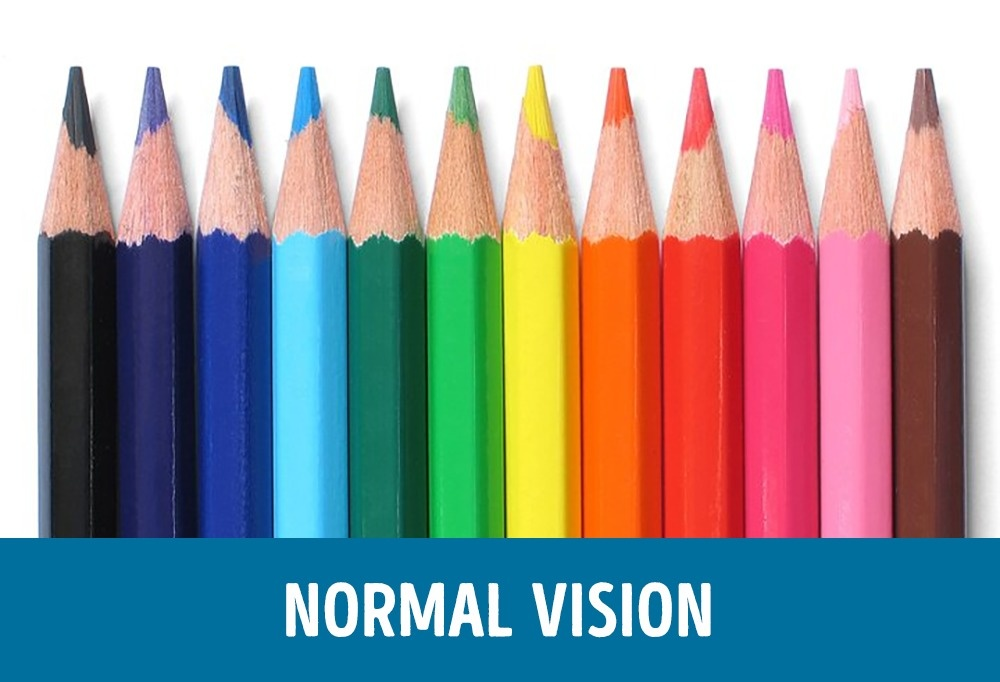
#> input picture colordection/color_pencil.jpg, 1000 x 682 px
$ python opencv1.py   (older library calls are emulated)
#> lines starting #> are read from the running program, lines starting #| are printed output that depends on the picture; after the words box and inside, x2 and y2 are one past the last pixel; in counts of white or black regions, pixels touching at a corner belong together
#python 2.7 , opencv 3.3
import cv2
import numpy as np

image = cv2.imread('color_pencil.jpg')
#> image is the input picture: shape (682, 1000, 3); mean B, G, R 151.1, 148.3, 144.9
cv2.imshow('show image',image)

img_output = image.copy()
image = cv2.cvtColor(image,cv2.COLOR_BGR2HSV)
#> image: shape (682, 1000, 3); mean H, S, V 65.4, 133.1, 194.4

lower_range = np.array([115,50,100], dtype=np.uint8)
upper_range = np.array([130,255,255], dtype=np.uint8)

img_segment = cv2.inRange(image.copy(),lower_range,upper_range)
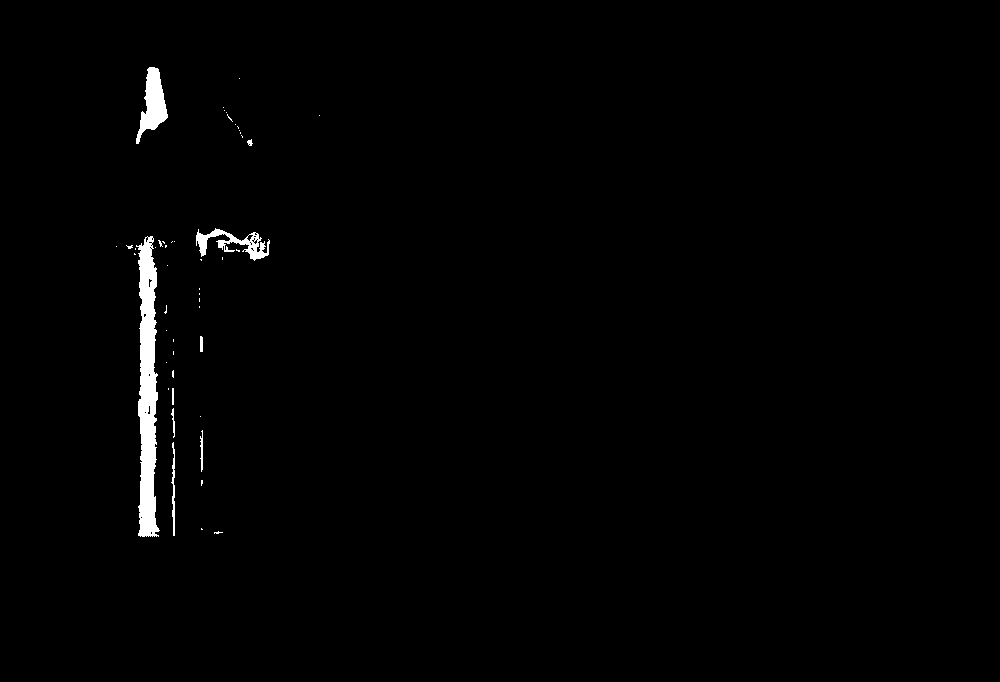
#> img_segment: shape (682, 1000); 1.1% white; 49 white regions (40 under 20 px), largest, box (x1, y1, x2, y2) and area: (136, 236, 160, 537) 4543, (136, 67, 168, 144) 1189, (196, 228, 270, 261) 879
img_segment = cv2.morphologyEx(img_segment,cv2.MORPH_CLOSE,np.ones((3,3),np.uint8))
#> img_segment: shape (682, 1000); 1.1% white; 42 white regions (32 under 20 px)
_,contours, hi = cv2.findContours(img_segment,cv2.RETR_TREE,cv2.CHAIN_APPROX_SIMPLE)
#> contours = 45 contours, 36 with area under 20; largest, box (x1, y1, x2, y2) and area: (135, 236, 160, 537) 4335, (136, 67, 168, 144) 1105, (196, 228, 270, 261) 1020, (226, 242, 249, 252) 144, (171, 442, 175, 536) 106; hi = 45 rows, first 6: [1, -1, -1, -1], [2, 0, -1, -1], [3, 1, -1, -1], [4, 2, -1, -1], [5, 3, -1, -1], [6, 4, -1, -1]

for index in range(0,len(contours)):
    x,y,w,h = cv2.boundingRect(contours[index])
    cv2.rectangle(img_output,(x,y),(x+w,y+h),(0,0,255),2)
#> this loop made 45 passes
#> (x, y, w, h) on passes 1 to 12: (214, 531, 9, 3), (201, 528, 2, 2), (201, 480, 2, 6), (171, 442, 4, 94), (200, 430, 3, 42), (200, 416, 1, 1), (171, 408, 4, 30), (172, 388, 2, 17), (168, 388, 1, 2), (172, 370, 2, 8), (166, 362, 1, 1), (173, 351, 1, 4)
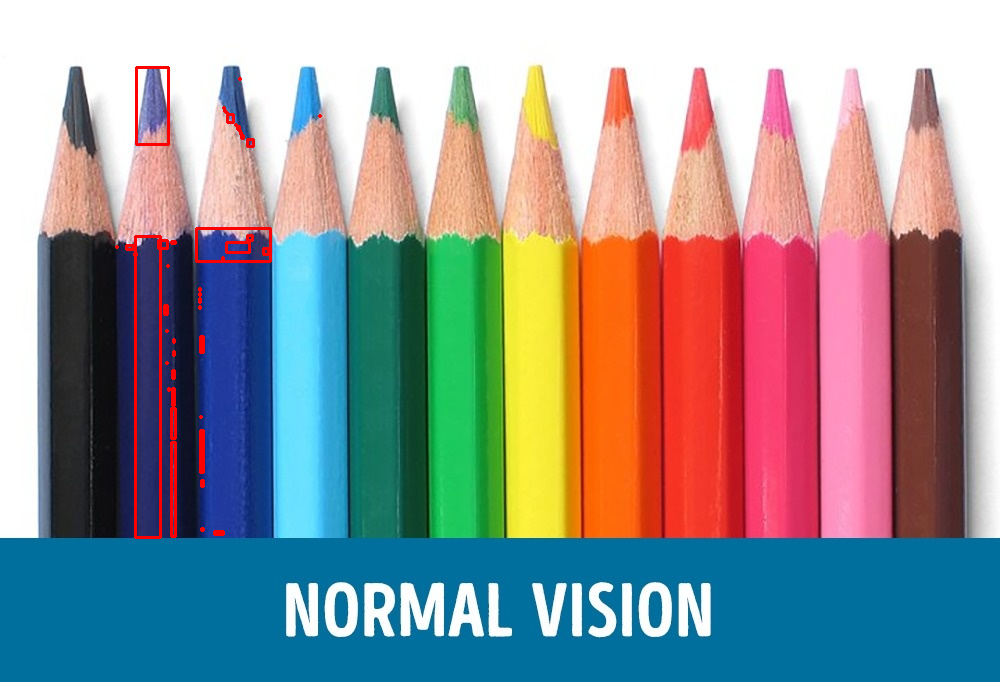
#> img_output: shape (682, 1000, 3); 0.84% of pixels changed, all inside (x1, y1, x2, y2) = (115, 66, 322, 539)

cv2.imshow('show segment',img_segment)
cv2.imshow('show output',img_output)
cv2.waitKey(0)
cv2.destroyAllWindows()

$ run again, with colordection/color.jpg copied over colordection/color_pencil.jpg
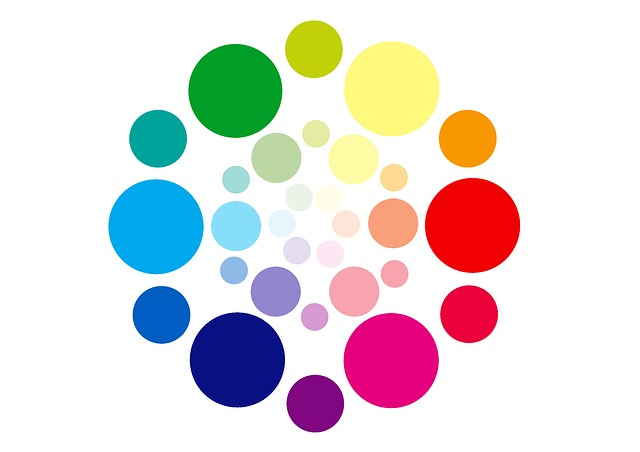
#> input picture colordection/color.jpg, 640 x 452 px
#> image is the input picture: shape (452, 640, 3); mean B, G, R 220.3, 220, 225.8
#> image: shape (452, 640, 3); mean H, S, V 34.8, 52.9, 243.6
#> `img_segment = cv2.morphologyEx(img_segment,cv2.MORPH_CLOSE,np.ones((3,..`:
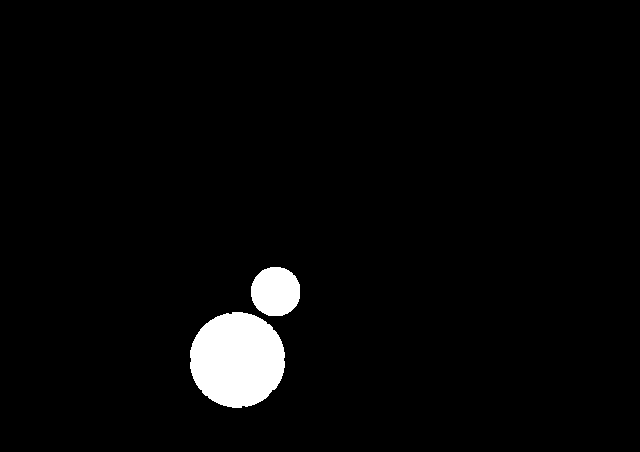
#> img_segment: shape (452, 640); 3.1% white; 2 white regions
#> contours = 2 contours; box (x1, y1, x2, y2) and area: (190, 312, 285, 408) 7018, (251, 267, 300, 316) 1868; hi = [[1, -1, -1, -1], [-1, 0, -1, -1]]
#> the loop `for index in range(0,len(contours)):` made 2 passes
#> (x, y, w, h) on passes 1 to 2: (190, 312, 95, 96), (251, 267, 49, 49)
#> after the loop `for index in range(0,len(contours)):`:
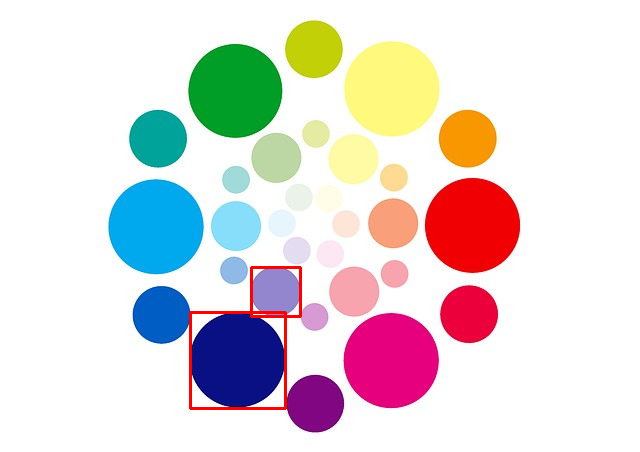
#> img_output: shape (452, 640, 3); 0.59% of pixels changed, all inside (x1, y1, x2, y2) = (189, 266, 302, 410)
